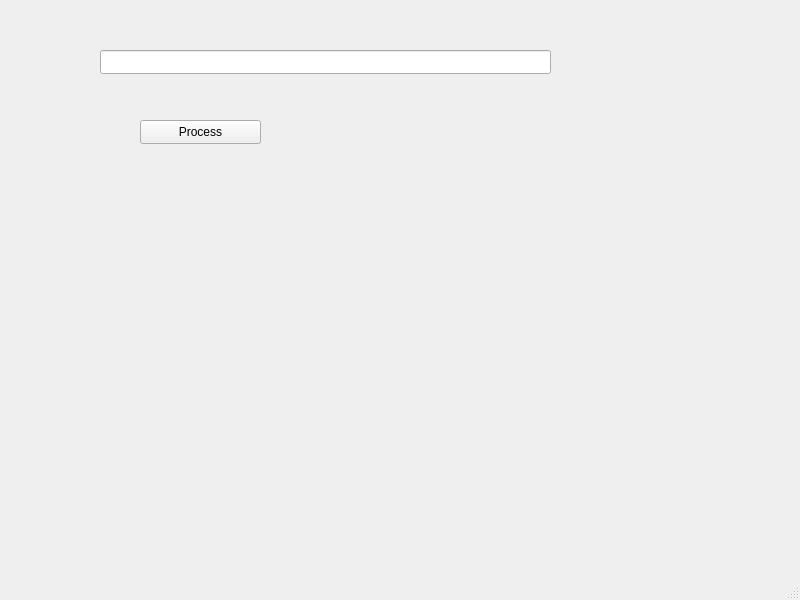
<?xml version="1.0" encoding="UTF-8"?>
<ui version="4.0">
 <class>MainWindow</class>
 <widget class="QMainWindow" name="MainWindow">
  <property name="geometry">
   <rect>
    <x>0</x>
    <y>0</y>
    <width>800</width>
    <height>600</height>
   </rect>
  </property>
  <property name="windowTitle">
   <string>MainWindow</string>
  </property>
  <widget class="QWidget" name="centralwidget">
   <widget class="QPushButton" name="pushButton">
    <property name="geometry">
     <rect>
      <x>140</x>
      <y>120</y>
      <width>121</width>
      <height>24</height>
     </rect>
    </property>
    <property name="text">
     <string>Process</string>
    </property>
   </widget>
   <widget class="QLineEdit" name="lineEdit">
    <property name="geometry">
     <rect>
      <x>100</x>
      <y>50</y>
      <width>451</width>
      <height>24</height>
     </rect>
    </property>
   </widget>
   <widget class="QLabel" name="label">
    <property name="geometry">
     <rect>
      <x>100</x>
      <y>170</y>
      <width>371</width>
      <height>16</height>
     </rect>
    </property>
    <property name="text">
     <string/>
    </property>
   </widget>
  </widget>
  <widget class="QMenuBar" name="menubar">
   <property name="geometry">
    <rect>
     <x>0</x>
     <y>0</y>
     <width>800</width>
     <height>21</height>
    </rect>
   </property>
  </widget>
  <widget class="QStatusBar" name="statusbar"/>
 </widget>
 <resources/>
 <connections/>
</ui>
